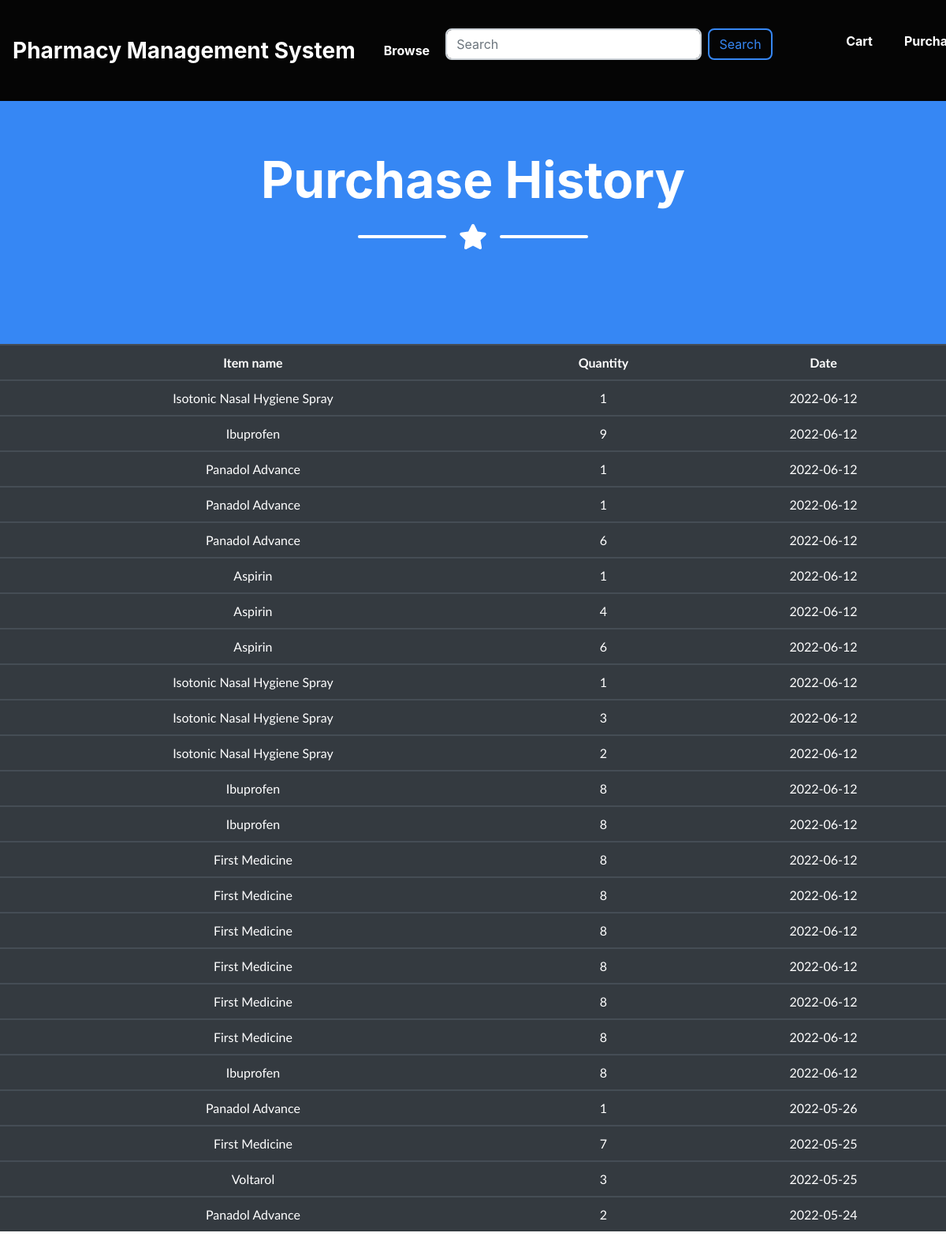
The page /customer/history.php (signed in) on the database its author committed.
### tables this page shows
CREATE TABLE `purchase` (
  `purchase_id` int(11) NOT NULL,
  `item_id` int(11) NOT NULL,
  `c_id` int(11) NOT NULL,
  `quantity` int(11) NOT NULL,
  `date` date NOT NULL
);

CREATE TABLE `items` (
  `ID` int(9) NOT NULL,
  `Name` varchar(70) NOT NULL,
  `Description` varchar(300) NOT NULL,
  `Quantity` int(10) NOT NULL,
  `Price` double NOT NULL,
  `Brand` varchar(50) NOT NULL,
  `Category` varchar(30) NOT NULL,
  `expiry` date NOT NULL DEFAULT current_timestamp(),
  `status` varchar(30) NOT NULL DEFAULT 'present'
);

### customer/history.php (the view, shortened to what this page needs)
<html>
<head>
</head>
<body>
  <?php require('header.php'); ?>
  <header class="masthead bg-primary text-white text-center px-md-2">
      <div class="container d-flex align-items-center flex-column">
          <h1 class="masthead-heading">Purchase History</h1>
          <div class="divider-custom divider-light">
              <div class="divider-custom-line"></div>
              <div class="divider-custom-icon"><i class="fas fa-star"></i></div>
              <div class="divider-custom-line"></div>
          </div>
      </div>
  </header>
<?php
  try
  	{
  	require('../project_connection.php');
  	 $db->beginTransaction();
  	 $sql="SELECT * from purchase where c_id=".$_SESSION['userId']." ORDER BY date desc";
  	 $stmt1 = $db->prepare($sql);
  	 $stmt1->execute();
     if($stmt1->rowCount() != 0){
       ?>
       <table class='table table-dark' style="text-align: center;">
       <tr>
       <td><b>Item name</b></td>
       <td><b>Quantity</b></td>
       <td><b>Date</b></td>
       </tr>
       <?php
       $row1s = $stmt1->fetchAll();
       foreach ($row1s as $row1) {
         $item_id = $row1['item_id'];
        $sql="SELECT Name from items where ID=".$item_id;
      	 $stmt2 = $db->prepare($sql);
      	 $stmt2->execute();
        $row2 = $stmt2->fetch();
?>
<tr>
<td><?php echo $row2['Name'];  ?></td>
<td><?php echo $row1['quantity'];  ?></td>
<td><?php echo $row1['date'];  ?></td>
</tr>
<?php
            }
          echo "</table>";
        }
        else {
          echo "<br><br><br><br><br><h1 style='text-align:center;'>No purchases made</h1>";
        }
  	}
  	catch(PDOException $ex)
  	{
  		 die("Error Message".$ex->getMessage());
   }
?>
</body>
</html>

### rows shown on the page
purchase: item.Name "Isotonic Nasal Hygiene Spray", quantity "1", date "2022-06-12"
purchase: item.Name "Ibuprofen", quantity "9", date "2022-06-12"
purchase: item.Name "Panadol Advance", quantity "1", date "2022-06-12"
purchase: item.Name "Panadol Advance", quantity "1", date "2022-06-12"
purchase: item.Name "Panadol Advance", quantity "6", date "2022-06-12"
purchase: item.Name "Aspirin", quantity "1", date "2022-06-12"
purchase: item.Name "Aspirin", quantity "4", date "2022-06-12"
purchase: item.Name "Aspirin", quantity "6", date "2022-06-12"
purchase: item.Name "Isotonic Nasal Hygiene Spray", quantity "1", date "2022-06-12"
purchase: item.Name "Isotonic Nasal Hygiene Spray", quantity "3", date "2022-06-12"
purchase: item.Name "Isotonic Nasal Hygiene Spray", quantity "2", date "2022-06-12"
purchase: item.Name "Ibuprofen", quantity "8", date "2022-06-12"
purchase: item.Name "Ibuprofen", quantity "8", date "2022-06-12"
purchase: item.Name "First Medicine", quantity "8", date "2022-06-12"
purchase: item.Name "First Medicine", quantity "8", date "2022-06-12"
purchase: item.Name "First Medicine", quantity "8", date "2022-06-12"
purchase: item.Name "First Medicine", quantity "8", date "2022-06-12"
purchase: item.Name "First Medicine", quantity "8", date "2022-06-12"
purchase: item.Name "First Medicine", quantity "8", date "2022-06-12"
purchase: item.Name "Ibuprofen", quantity "8", date "2022-06-12"
purchase: item.Name "Panadol Advance", quantity "1", date "2022-05-26"
purchase: item.Name "First Medicine", quantity "7", date "2022-05-25"
purchase: item.Name "Voltarol", quantity "3", date "2022-05-25"
purchase: item.Name "Panadol Advance", quantity "2", date "2022-05-24"
